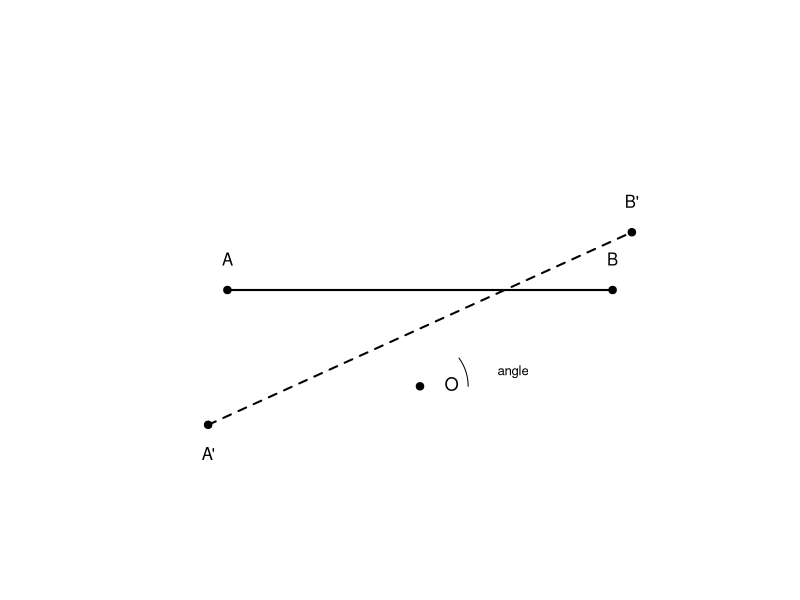
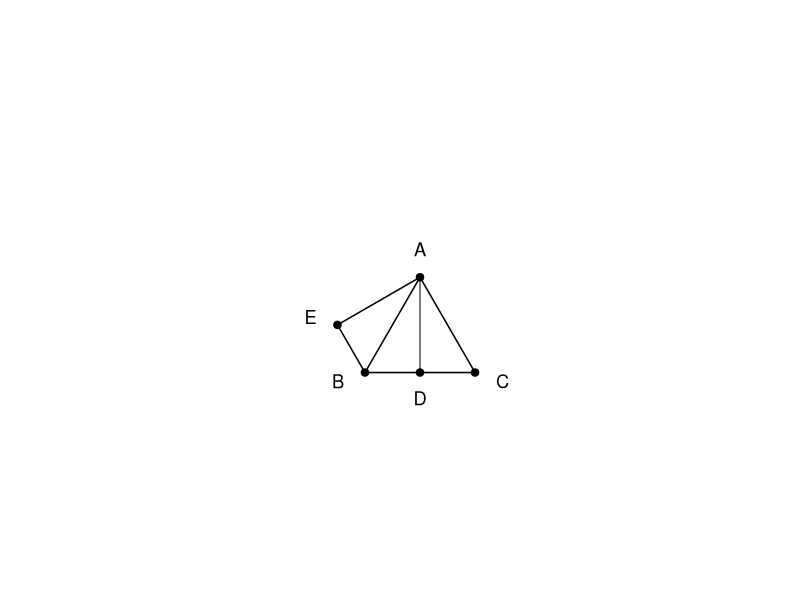

These charts were generated, in order, by the following R code:
setwd("C:/Users/18904/Github/junior-mathematics/codes")
if(!dir.exists("../figures"))dir.create("../figures")

# week143-1: lever rotating around fulcrum O, two positions
draw1=function(){
  plot(0,0,xlim=c(-3,3),ylim=c(-1,3),type="n",asp=1,axes=FALSE,xlab="",ylab="")
  # fulcrum O
  points(0,0,pch=19)
  text(0.15,0,"O",pos=4,cex=1.1)
  # lever before: from A(-2,1) to B(2,1), with weight at B
  segments(-2,1,2,1,lwd=2)
  points(-2,1,pch=19);text(-2,1.15,"A",pos=3,cex=1)
  points(2,1,pch=19);text(2,1.15,"B",pos=3,cex=1)
  # lever after rotation: tilted up on right
  segments(-2.2,-0.4,2.2,1.6,lwd=2,lty=2)
  points(-2.2,-0.4,pch=19);text(-2.2,-0.55,"A'",pos=1,cex=1)
  points(2.2,1.6,pch=19);text(2.2,1.75,"B'",pos=3,cex=1)
  # angle arc at O
  theta=seq(0,atan(1.6/2.2),length=30)
  lines(0.5*cos(theta),0.5*sin(theta))
  text(0.7,0.15,"angle",pos=4,cex=0.8)
}
cairo_pdf("../figures/week143-1.pdf",width=4,height=4,family="sans");draw1();dev.off()
svglite::svglite("../figures/week143-1.svg",width=4,height=4);draw1();dev.off()

# week143-2: equilateral triangle ABC, D midpoint of BC, E after rotating ADC about A by 60
draw2=function(){
  plot(0,0,xlim=c(-2.5,2.5),ylim=c(-1,2.5),type="n",asp=1,axes=FALSE,xlab="",ylab="")
  A=c(0,sqrt(3)/2);B=c(-0.5,0);C=c(0.5,0);D=c(0,0)
  # rotated E: A + rot60cw(D-A)
  d=D-A;e=c(d[1]*0.5+d[2]*sqrt(3)/2,-d[1]*sqrt(3)/2+d[2]*0.5);E=A+e
  polygon(c(A[1],B[1],C[1]),c(A[2],B[2],C[2]),lwd=1.5)
  points(A[1],A[2],pch=19);text(A[1],A[2]+0.1,"A",pos=3,cex=1.1)
  points(B[1],B[2],pch=19);text(B[1]-0.1,B[2]-0.1,"B",pos=2,cex=1.1)
  points(C[1],C[2],pch=19);text(C[1]+0.1,C[2]-0.1,"C",pos=4,cex=1.1)
  points(D[1],D[2],pch=19);text(D[1],D[2]-0.1,"D",pos=1,cex=1.1)
  points(E[1],E[2],pch=19);text(E[1]-0.1,E[2]+0.05,"E",pos=2,cex=1.1)
  segments(A[1],A[2],D[1],D[2],lwd=1)
  segments(E[1],E[2],B[1],B[2],lwd=1.5)
  segments(E[1],E[2],A[1],A[2],lwd=1.5)
}
cairo_pdf("../figures/week143-2.pdf",width=4,height=4,family="sans");draw2();dev.off()
svglite::svglite("../figures/week143-2.svg",width=4,height=4);draw2();dev.off()
